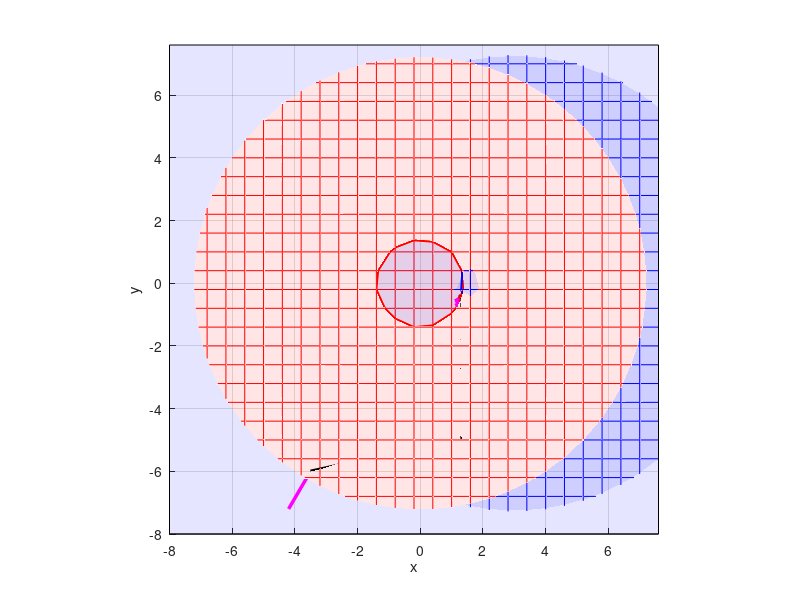

MATLAB code for this plot:

% Broideno metodas
function pagrindine
clc,close all
scrsz = get(0,'ScreenSize')

x=[-8:0.6:8];y=[-8:0.6:8];
Z=pavirsius(@f,x,y);
% [left, bottom, width, height]
fig1=figure(1);set(fig1,'Position',[50 scrsz(4)/1.8 scrsz(3)/3 scrsz(4)/3],'Color','w');
hold on,grid on,axis equal,axis([min(x) max(x) min(y) max(y) -5 5]);view([0 0 1]);xlabel('x'),ylabel('y');
mesh(x,y,Z(:,:,1)','FaceAlpha',0.1,'FaceColor','r','EdgeColor','r');contour(x,y,Z(:,:,1)',[0 0],'LineWidth',1.5,'LineColor','r');
mesh(x,y,Z(:,:,2)','FaceAlpha',0.1,'FaceColor','b','EdgeColor','b');contour(x,y,Z(:,:,2)',[0 0],'LineWidth',1.5,'LineColor','b');
xx=axis; fill([xx(1),xx(1),xx(2),xx(2)],[xx(3),xx(4),xx(4),xx(3)],'b','FaceAlpha',0.1);

eps=1e-5;itmax=200;
x=[-3.5;-6];  % pradinis artinys
% x=[-3;-1.2];
ff=f(x);
figure(1);plot3(x(1),x(2),0,'b*');line([x(1),x(1)],[x(2),x(2)],[0,ff(1)],'Color','black');line([x(1),x(1)],[x(2),x(2)],[0,ff(2)],'Color','black');

n=length(x);

 
% Pradinio Jakobio matricos artinio apskaiciavimas: **********
if 1  % pradinis A artinys skaiciuojamas pagal skaitinio diferencijavimo formule;
    dx=sum(abs(x))*1e-5; f0=f(x);
    for i=1:n
        x1=x;x1(i)=x1(i)+dx; f1=f(x1); A(:,i)=(f1-f0)/dx;
    end
else,  % pradinis A artinys yra parinkta istrizainine matrica 
    A=eye(n)*10  %*10  *15 *8) 
end  
    % pradines gradientu linijos
    dff=A;
    line([x(1),x(1)+dff(1,1)],[x(2),x(2)+dff(1,2)],[0 0],'Color','magenta','LineWidth',2.5)
    line([x(1),x(1)+dff(2,1)],[x(2),x(2)+dff(2,2)],[0 0],'Color','cyan','LineWidth',2.5)

% Broideno metodo iteracijos:
ff=f(x);  % pradine funkcijos reiksme
for iii=1:itmax
    deltax=-A\ff; x1=x+deltax, ff1=f(x1); A=A+(ff1-ff-A*deltax)*deltax'/(deltax'*deltax),
    figure(1);plot3(x1(1),x1(2),0,'k*');line([x(1),x1(1)],[x(2),x1(2)],[0,0],'Color','k','LineWidth',1.5);
    line([x(1),x1(1)],[x(2),x1(2)],[ff(1),0*ff1(1)],'Color','k','LineWidth',2.5);
    line([x1(1),x1(1)],[x1(2),x1(2)],[0,ff1(1)],'Color','k');
    line([x(1),x1(1)],[x(2),x1(2)],[ff(2),0*ff1(2)],'Color','k','LineWidth',2.5);
    line([x1(1),x1(1)],[x1(2),x1(2)],[0,ff1(2)],'Color','k');

    % gradientu linijos
    dff=A; 
    line([x1(1),x1(1)+dff(1,1)],[x1(2),x1(2)+dff(1,2)],[0 0],'Color','magenta','LineWidth',2.5)
    line([x1(1),x1(1)+dff(2,1)],[x1(2),x1(2)+dff(2,2)],[0 0],'Color','cyan','LineWidth',2.5)
    figure(1);plot3(x1(1),x1(2),0,'r*');line([x(1),x1(1)],[x(2),x1(2)],[0,0],'Color','red');
    pause;
 
    tikslumas=norm(deltax)/(norm(x)+norm(deltax));
    
    fprintf(1,'\n iteracija %d  tikslumas %g',iii,tikslumas);
    if tikslumas < eps,         fprintf(1,'\n sprendinys x =');fprintf(1,'  %g',x); plot3(x(1),x(2),0,'rp'); break;
    elseif iii == itmax,fprintf(1,'\n ****tikslumas nepasiektas. Paskutinis artinys x =');fprintf(1,'  %g',x); plot3(x(1),x(2),0,'gp'); break;
    end
    
    ff=ff1;x=x1;
    
end

return
end


%   Lygciu sistemos funkcija 
    function fff=f(x)
    fff=0.1*[x(1)^2+x(2)^2-2;
         -(x(1)-3)^2-x(2)^2+3];
    return
    end
    

    function Z=pavirsius(funk,x,y)
        for i=1:length(x), for j=1:length(y)
              Z(i,j,1:2)=funk([x(i),y(j)]);
        end, end
    return
    end